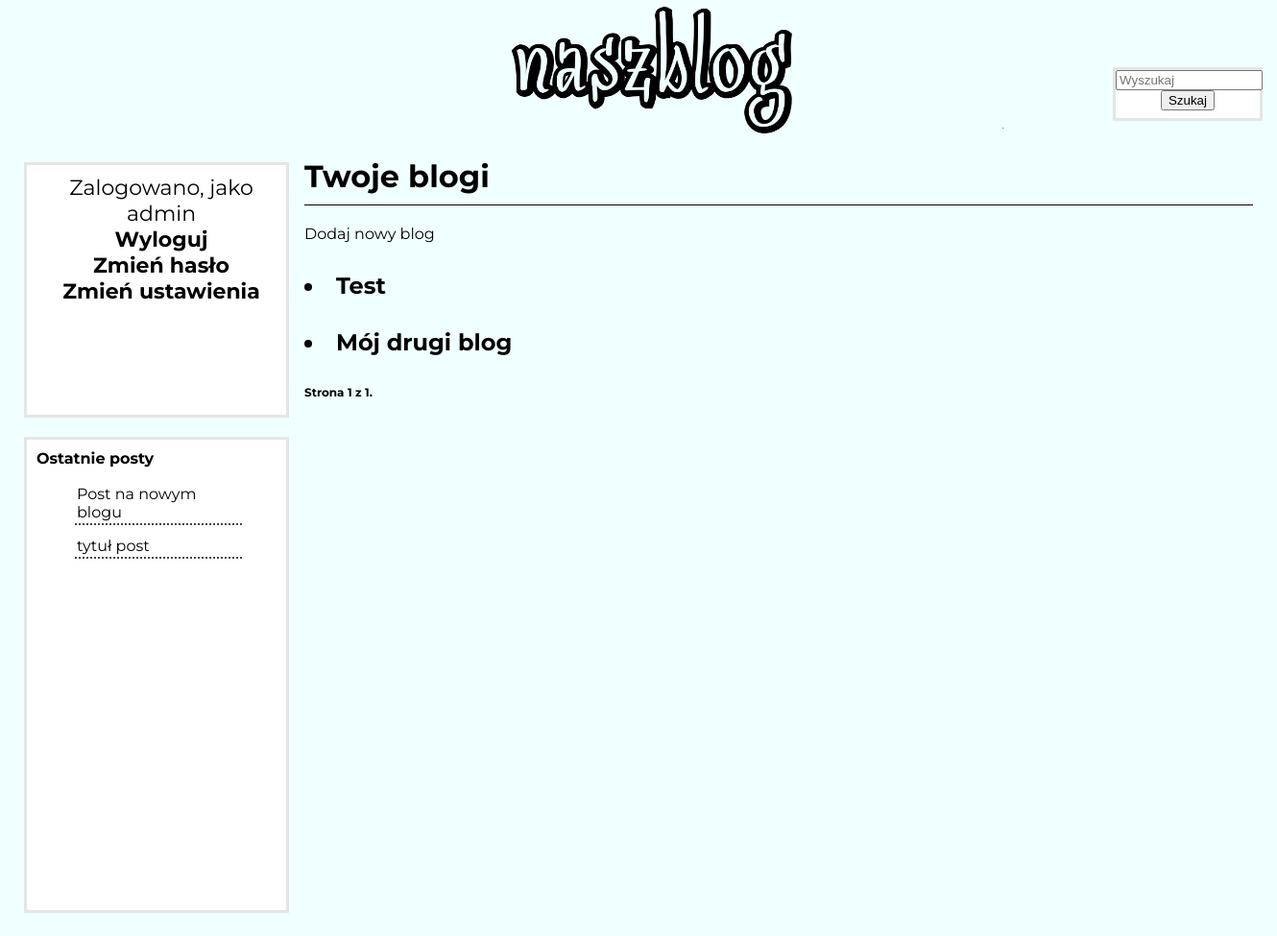
The page /blogs (signed in) on the database its author committed.
### blogs/models.py (models this page shows, shortened)
class Blog(models.Model):
    title = models.CharField(max_length=200)
    owner = models.ForeignKey(User, related_name='user_blogs',
                               on_delete=models.CASCADE
                              )
    slug = models.SlugField(max_length=250)
    def __str__(self):
        return self.title
    def get_absolute_url(self):
        return reverse('blogs:blog',
                        args=[self.id,
                              self.slug])

class Post(models.Model):
    STATUS_CHOICES = (
                    ('private', 'Prywatny'),
                    ('public', 'Publiczny'),
                    )
    name = models.CharField(max_length=250)
    blog = models.ForeignKey(Blog,related_name='blog_posts',
                               on_delete=models.CASCADE
                              )
    text = RichTextUploadingField(blank=True)
    date_added = models.DateTimeField(auto_now_add=True)
    status = models.CharField(max_length=7,
                              choices=STATUS_CHOICES,
                              default='public')
    objects = models.Manager()
    public = PublicPostManager()
    slug = models.SlugField(max_length=250)
    def get_absolute_url(self):
        return reverse('blogs:post_detail',
                        args=[self.id,
                              self.slug])

### blogs/views.py (the view)
# urls.py: path('blogs',views.blogs,name='blogs'),
@login_required
def blogs(request):
    objects = Blog.objects.filter(owner=request.user)
    paginator = Paginator(objects,10)
    page = request.GET.get('page')
    lp = last_posts()
    try:
        blogs = paginator.page(page)
    except PageNotAnInteger:
        blogs = paginator.page(1)
    except EmptyPage:
        blogs = paginator.page(paginator.num_pages)
    context = {'blogs': blogs, 'page': page, 'last_posts': lp}
    return render(request, 'blogs/blogs.html', context)

### blogs/models.py (called while the page is built)
    def get_queryset(self):
        return super(PublicPostManager,self).get_queryset()\
                                           .filter(status='public')

### blogs/views.py (called while the page is built)
def last_posts():
    last_posts = Post.public.all().order_by('-date_added')[:8]
    return last_posts;

### blogs/templates/blogs/blogs.html
{% extends "base.html" %}
{% block content %}
	<h1>Twoje blogi</h1>
		<a href="{% url 'blogs:new_blog' %}"> Dodaj nowy blog</a>
		{% for blog in blogs %}
			<h2><li><a href="{{ blog.get_absolute_url }}"> {{ blog }} </a></li><h2>
		{% empty %}
		<li> Nie został jeszcze dodany żaden temat. </li>
		{% endfor %}
	<h3>{% include "pagination.html" with page=blogs %}</h3>
{% endblock %}

### blogs/templates/base.html (shortened to what this page needs)
{% load staticfiles %}
<html lang="pl">
<head>
		<link href="{% static "style.css" %}" rel="stylesheet"/>
</head>
<body>
	<div class="wrapper">
		<a href="{% url 'blogs:blogs' %}">	<div class="logo">
				<img src="{% static 'images/opydl.png' %}" style="float: left;"/>
			</div></a>
			<div class="search">
				<form method='GET' action="{% url 'blogs:search' %}">
					<input type='text' name='q' placeholder='Wyszukaj' size="16" value='{{ request.GET.q }}'/>
					<input type='submit' value='Szukaj' />
				</form>
			</div>
		<div class="content">
			<div class="rightNav">
				{% block content %}
				{% endblock %}
			</div>
			<div class="topPanel">
				{% if not user.is_authenticated %}
					<div class ="m"><a href="{% url 'account:user_login' %}"/><b>Zaloguj</b></a></br></div>
					<hr/>
					<div class ="m"><a href="{% url 'account:register' %}"/><b>Zarejestruj</b></div></a></br></m>
				{% else %}
				Zalogowano, jako {{ user.username }}
				<br><a href="{% url 'account:logout' %}"/><b>Wyloguj</b></a></br>
				<a href="{% url 'account:password_change' %}"><b>Zmień hasło</b></a>
				<br><a href="{% url 'account:edit_profile' %}"><b>Zmień ustawienia</b></a>
				{% endif %}
			</div>
			<div class="bottomPanel">
				<b>Ostatnie posty</b>
					<ul>
					{% for post in last_posts %}
							<div class = "option"><a href="{{post.get_absolute_url}}">{{ post.name }}</div></a>
					{% endfor %}
					</ul>
			</div>
		</div>
	</div>
</body>
</html>

### blogs/static/style.css (style rules this page uses)
body { background-color: #F0FFFF; color: #000000; font-family: 'Montserrat', sans-serif; font-size: 16px; }
html, body { margin: 0; padding: 0; }
.wrapper { margin-left:auto; margin-right:auto; width: 1320px; min-height: 975px; background-color: #F0FFFF; overflow:hidden; }
.logo { text-align: center; width: 450px; font-size: 48px; margin-left: 320px; }
a > .logo > img { width: 720px; height: 144px; margin-left: auto; margin-right: auto; }
.content { background-color: #F0FFFF; width: 1280px; margin-left: auto; margin-right: auto; padding: 1px; position: relative; }
.rightNav { background-color: #F0FFFF; width: 988px; float: right; min-height: 750px; height: auto; padding: 10px 0 0 10px; min-height: 500px; }
.topPanel { text-align: center; font-size: 22px; background-color: #ffffff; width: 260px; height: 250px; float: left; padding: 10 0 0 10px; border-style: solid; border-color: e5e5e5; margin-top: 25px; }
.bottomPanel { margin-top: 20px; background-color: #ffffff; width: 260px; height: 480px; float: left; padding: 10px 0 0 10px; border-style: solid; border-color: e5e5e5; }
.search { background-color: #bde5b9; background-color: #ffffff; height: 50px; width: 150px; float: right; margin-top: 70px; text-align: center; border-color: #e5e5e5; border-style: solid; margin-right: 10px; }
.option { padding: 2px; border-bottom: 2px dotted #444444; width: 170px; margin: 0 10px 10px 0; }
h1 { border-bottom:1px solid; padding:0 0 10px 0; margin:10px 0 20px 0; }
h2 { margin:30px 0 10px; }
h3 { font-size: 12px }
a { color: black; text-decoration: none; }

### rows shown on the page
Blog: title "Test"
Blog: title "Mój drugi blog"
Post: name "Post na nowym blogu"
Post: name "tytuł post"

### other values the page prints
{{ page.number }} "1"
{{ page.paginator.num_pages }} "1"
{{ user.username }} "admin"
